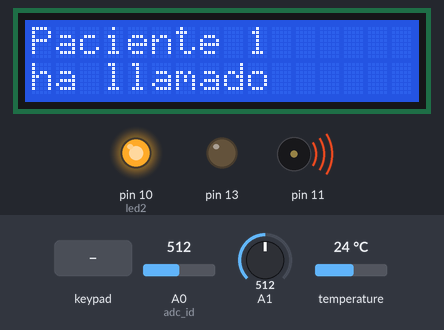
The sketch below on a simulated Arduino Uno, built with avr-gcc and run on an emulated ATmega328P. Shown: 16×2 character LCD, output pins drawn as LEDs (lit = HIGH), buzzer (waves = sounding). Inputs (shaded band) come from the test bench; at power-on: A1 = 512, A0 (adc_id) = 512, temperature 24 °C. What the sketch prints to the serial monitor is not drawn.

Above: at 1.3 s.
1.4 s: A1 set to 663
11.9 s: A1 set to 687
At 16.4 s:
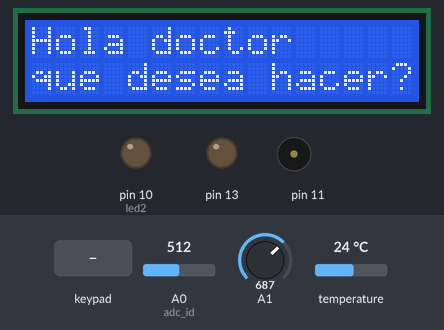
17.1 s: keypad keys 5 4 3 2 A pressed 1.5 s apart
At 19.1 s:
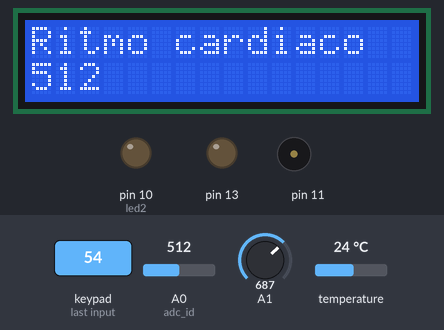
26.1 s: A1 set to 590
At 32.4 s:
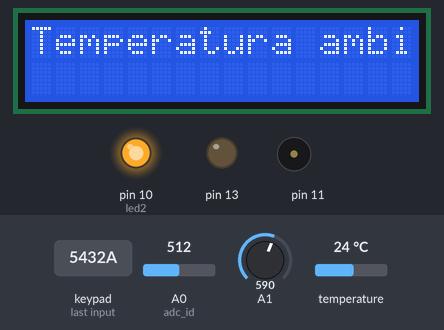
35.8 s: A1 set to 716
At 40.2 s:
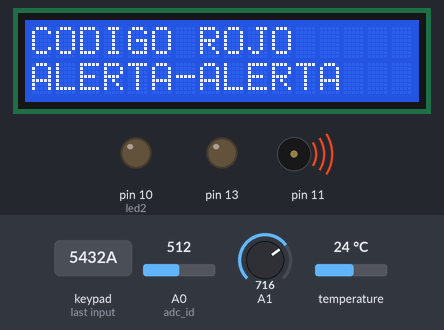
41.2 s: key 'D' pressed
At 42.0 s:
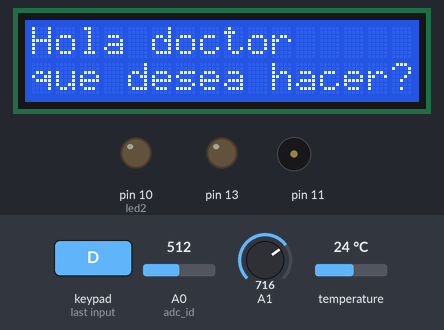
Timing chart, 0 to 44.2 s (numbered marks = the images above; inputs shaded):
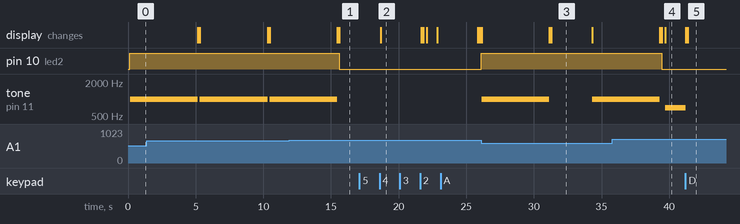

The sketch:

Proyecto_1.ino
```cpp
#include <Wire.h>
#include <LiquidCrystal_I2C.h>
#include <Keypad.h>
#include <OneWire.h>
#include <DallasTemperature.h>
int adc_id = 0;
int HistoryValue = 0;
char printBuffer[128];
LiquidCrystal_I2C lcd(0x27,16,2);
int valor=0;
double voltaje;
//byte sensorpir =3;
//byte led =2;
#define led2 10
float valor2;
OneWire ourWire(12);
DallasTemperature sensors(&ourWire);

int pulsePin=0;
volatile int BPM;
volatile int Signal;
volatile int IBI=600;
volatile boolean Pulse=false;
volatile boolean QS=false;

const byte FILAS = 4;
const byte COLUMNAS = 4;
char keys[FILAS][COLUMNAS] = {
  {'1','2','3','A'},
  {'4','5','6','B'},
  {'7','8','9','C'},
  {'*','0','#','D'}
};

byte pinesFilas[FILAS] = {9,8,7,6};
byte pinesColumnas[COLUMNAS] = {5,4,3,2};
Keypad teclado = Keypad(makeKeymap(keys), pinesFilas, pinesColumnas, FILAS, COLUMNAS);
char TECLA;
int frecuencia=220;

void setup() {
  Serial.begin (9600);
  lcd.init();
  Wire.begin();
  lcd.begin(16,2);
  lcd.backlight();
  pinMode(led2,OUTPUT);
  pinMode(13, OUTPUT);
  pinMode(11,OUTPUT);
  sensors.begin();
  }

void loop() {
  int value = analogRead(adc_id);
  //comandos
  TECLA = teclado.getKey();
  if (TECLA != NO_KEY)
  {
    if(TECLA == '1'){
      lcd.clear();
      lcd.print("Niveles de oxigeno");
      if(value<500){
        lcd.setCursor(0,1);
        lcd.print("BAJOS");
      }
      if(value>=500 &&value<=600){
        lcd.setCursor(0,1);
        lcd.print("MEDIO");
      }
      if(value>600){
        lcd.setCursor(0,1);
        lcd.print("ALTOS-NORMALES");
      }
      delay(3000);
      lcd.clear();
    }if(TECLA =='2'){
      lcd.clear();
      lcd.print("Temperatura ambiente");
      delay(3000);
      lcd.clear();
    }if(TECLA =='3'){
      lcd.clear();
      lcd.print("Temperatura p");
      lcd.setCursor(0,1);
      sensors.requestTemperatures();
      float temp= sensors.getTempCByIndex(0);
      lcd.print(temp);
      delay(3000);
      lcd.clear();
    }if(TECLA=='4'){
      lcd.clear();
      lcd.print("Ritmo cardiaco");
      int pulso = analogRead(A2);
      if (pulso >= 530) {
        digitalWrite(13, HIGH);
      }
      else{
        digitalWrite(13, LOW);
      }
      lcd.setCursor(0,1);
      lcd.print(pulso);
      delay(3000);
      lcd.clear();
    }if(TECLA=='A'){
      lcd.clear();
      do{
        TECLA = teclado.getKey();
        lcd.setCursor(0,0);
        lcd.print("CODIGO ROJO");
        lcd.setCursor(0,1);
        lcd.print("ALERTA-ALERTA");
        tone(11,700);
      }while(TECLA != 'D');
      noTone(11);
      lcd.clear();
    }if(TECLA=='B'){
      lcd.clear();
      do{
        TECLA = teclado.getKey();
        lcd.setCursor(0,0);
        lcd.print("CODIGO AZUL");
        lcd.setCursor(0,1);
        lcd.print("ALERTA-ALERTA");
        tone(11,500);
      }while(TECLA !='D');
      noTone(11);
      lcd.clear();
    }
    if(TECLA=='C'){
      lcd.clear();
      do{
        TECLA = teclado.getKey();
        lcd.setCursor(0,0);
        lcd.print("CODE VIOLETA");
        lcd.setCursor(0,1);
        lcd.print("ALERTA-ALERTA");
        tone(11,300);
      }while(TECLA != 'D');
      noTone(11);
      lcd.clear();
    }
    if(TECLA=='D'){
      lcd.clear();
      noTone(11);
    }
  }
  //QDR
  valor2 = analogRead(A1);
  valor2=(valor2*5.0)/1023.0;
  if(valor2 < 3.3){
    digitalWrite(led2,HIGH);
    lcd.clear();
    lcd.print("Paciente 1");
    lcd.setCursor(0,1);
    lcd.print("ha llamado");
    tone(11,1000);
    delay(5000);
    lcd.clear();
    noTone(11);
  }else{
    digitalWrite(led2,LOW);
  }

  Serial.println(valor2);
  delay(100);
   //pantalla
  lcd.setCursor(0,0);
  lcd.print("Hola doctor");
  lcd.setCursor(0,1);
  lcd.print("que desea hacer?");

   //sensor de nivel de agua
  if(((HistoryValue>=value) && ((HistoryValue - value) > 10)) || ((HistoryValue<value) && ((value - HistoryValue) > 10)))
  {
    sprintf(printBuffer,"ADC%d level is %d\n",adc_id, value);
    Serial.print(printBuffer);
    HistoryValue = value;
  }
}
```

Measured:
- the behaviour switches between 675 and 676 on A1 (found by bisection; images 0 and 1)
- after the input at 11.9 s, pin 10 (led2): HIGH → LOW after 3.7 s; tone on pin 11: goes on until 15.5 s, then stays silent; the display: first differs from a run without the input after 3.7 s (image 1)
- after the input at 17.1 s, the display: changes after 1.6 s (image 2)
- after the input at 26.1 s, pin 10 (led2): LOW → HIGH at once; tone on pin 11: silent → 1000 Hz at once, → silent 5.0 s later, → 1000 Hz 3.2 s later; the display: first changes at once (image 3 shows a later state)
- after the input at 35.8 s, pin 10 (led2): HIGH → LOW after 3.6 s; the display: first differs from a run without the input after 3.6 s (image 4 shows a later state)
- after the input at 41.2 s, tone on pin 11: 700 Hz → silent at once; the display: first changes at once (image 5 shows a later state)
- by itself, tone on pin 11: alternates 1000 Hz for 5.0 s and silent for 0.15 s
